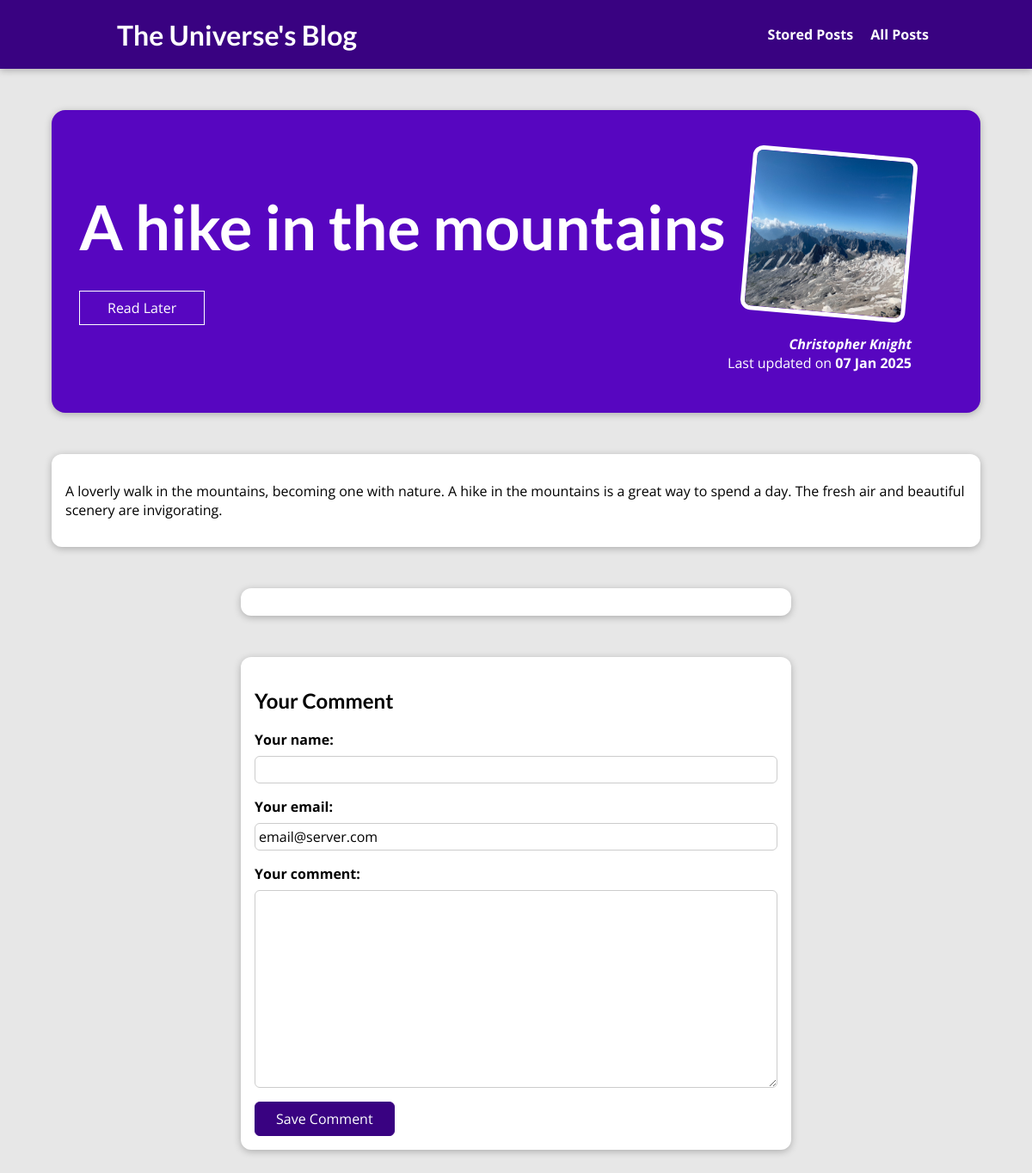
Screenshot of /posts/a-hike-in-the-mountains with the database file from the repository.
### blog/models.py (models this page shows, shortened)
class Post(models.Model):
    id = models.AutoField(auto_created=True, primary_key=True,
                          serialize=False, verbose_name='ID')
    title = models.CharField(default="", max_length=100)
    content = models.TextField(default="", blank=True)
    excerpt = models.CharField(default="", max_length=20)
    image = models.CharField(default="mountains.jpg", max_length=100)
    email = models.EmailField(default="email@server.com")
    date = models.DateField(auto_now=False)
    author = models.ForeignKey(
        Author, on_delete=models.SET_NULL, related_name="posts", null=True)
    post_slug = models.SlugField(
        null=False, db_index=True, blank=False, unique=True)
    tags = models.ManyToManyField("Tag")

class Author(models.Model):
    id = models.AutoField(auto_created=True, primary_key=True,
                          serialize=False, verbose_name='ID')
    first_name = models.CharField(max_length=100)
    last_name = models.CharField(max_length=100)
    bio = models.TextField(null=True)
    def full_name(self):
        return f"{self.first_name} {self.last_name}"
    def __str__(self):  # This method returns a string representation of the model instance
        return self.full_name()

### blog/views.py (the view, shortened to what this page needs)
# urls.py: path("posts/<slug:post_slug>", views.post_detail_view.as_view(),
class post_detail_view(View):
    slug_field = "post_slug"         # model field name
    slug_url_kwarg = "post_slug"
    def is_stored_post(self, request, post_id):
        stored_posts = request.session.get('stored_posts')
        if stored_posts is not None:
            is_saved_for_later = post_id in stored_posts
        else:
            is_saved_for_later = False
        return is_saved_for_later
    def get(self, request, post_slug):
        post = Post.objects.get(post_slug=post_slug)
        context = {
            'post': post,
            'post_tags': post.tags.all(),
            'comments': post.comments.all().order_by('-id'),
            'comment_form': CommentForm(),
            'saved_for_later': self.is_stored_post(request, post.id)
        }
        return render(request, 'blog/post-detail.html', context)

### blog/forms.py
class CommentForm(forms.ModelForm):
    class Meta:
        model = Comment
        exclude = ['post']
        labels = {
            'user_name': 'Your name',
            'user_email': 'Your email',
            'text': 'Your comment'
        }
        error_messages = {
            'user_name': {
                'required': 'Please enter your user name',
                'max_length': 'User name cannot exceed 100 characters'
            },
            'text': {
                'required': 'Please enter your comment',
                'max_length': 'Comment cannot exceed 400 characters'
            }
        }

### blog/templates/blog/post-detail.html (shortened to what this page needs)
{% extends 'base.html' %}
{% load static %}
{% block css-files %}
    <link rel="stylesheet" href="{% static 'blog/post-detail.css' %}">
{% endblock %}
{% block content %}
<section id="summary">
    <h2>{{ post.title }}</h2>
    <div id='read-later'>
        <form action='{% url "read-later" %}' method='POST'>
            <button>
                {% if saved_for_later %}
                Remove from Read Later list
                {% else %}
                Read Later
                {% endif %}
            </button>
        </form>
    <article>
        <img src="{% static "blog/images/"|add:post.image %}" alt="{{ post.title }}" />
        <address><a href="mailto:megan.knight@broadridge.com>">{{ post.author }}</a></address>
        <div>
            Last updated on <time>{{ post.date|date:"d M Y" }}</time>
        </div>
    </article>
</section>
<main>
    {{ post.content|linebreaks }}
</main>
<section id='comments'>
</section>
<section id='comment-form'>
    <h2>Your Comment</h2>
    <form action='{% url "post-detail-page" post.post_slug %}' method='POST' novalidate>
        {% for form_field in comment_form %}
            <div class='form-control {% if form_field.errors %}invalid{% endif %}'>
                {{ form_field.label_tag }}
                {{ form_field }}
            </div>
        {% endfor %}
        <button>Save Comment</button>
    </form>
</section>
{% endblock %}

### static/app.css (style rules this page uses)
* { box-sizing: border-box; }
html { font-family: 'Open Sans', 'Lato', sans-serif; }
body { margin: 0; }
h1, h2, h3 { font-family: 'Lato', sans-serif; font-weight: bold; }

### blog/static/blog/post-detail.css (style rules this page uses)
body { background-color: #e7e7e7; }
#summary { margin: 8rem auto 3rem auto; padding: 2rem; width: 90%; max-width: 90rem; border-radius: 16px; background-color: #5706c0; position: relative; box-shadow: 0 2px 8px rgba(0, 0, 0, 0.25); height: 22rem; }
#summary h2 { color: white; font-size: 4.5rem; margin-bottom: 0.25rem; }
#summary article { position: absolute; top: 2rem; right: 3rem; padding: 1rem 2rem; border-radius: 12px; text-align: right; color: white; }
#summary article img { width: 12rem; height: 12rem; border-radius: 12px; transform: rotateZ(5deg); border: 5px solid white; margin-bottom: 1rem; }
#summary address { font-weight: bold; }
#summary a { color: white; text-decoration: none; }
#summary time { font-weight: bold; }
#read-later { margin: 2rem 0; }
#read-later button { background-color: transparent; border: 1px solid white; padding: 0.5rem 2rem; font: inherit; color: white; cursor: pointer; }
main { width: 90%; max-width: 90rem; margin: 3rem auto; background-color: white; padding: 1rem; border-radius: 12px; box-shadow: 0 2px 8px rgba(0, 0, 0, 0.25); }
#comment-form { margin: 3rem auto; width: 90%; max-width: 40rem; border-radius: 12px; background-color: white; box-shadow: 0 2px 8px rgba(0, 0, 0, 0.25); padding: 1rem; }
#comment-form button { font: inherit; background-color: #390281; color: white; border: 1px solid #390281; padding: 0.5rem 1.5rem; border-radius: 6px; cursor: pointer; }
.form-control { margin-bottom: 1rem; }
.form-control label { font-weight: bold; margin-bottom: 0.5rem; display: block; }
.form-control input, .form-control textarea { display: block; width: 100%; font: inherit; padding: 0.25rem; border-radius: 6px; border: 1px solid #ccc; }
#comments { margin: 3rem auto; width: 90%; max-width: 40rem; border-radius: 12px; background-color: white; box-shadow: 0 2px 8px rgba(0, 0, 0, 0.25); padding: 1rem 2rem; }

### rows the page displays
Post: title "A hike in the mountains", image (picture), author "Christopher Knight", date "07 Jan 2025", content "A loverly walk in the mountains, becoming one with nature. A hike in the mountains is a great way to spend a day. The fresh air and beautiful scenery are invigorating."
